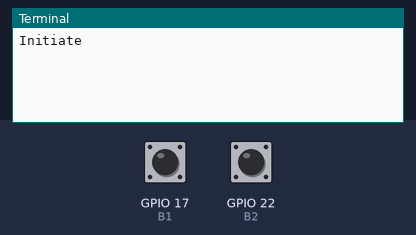
The program below on a simulated Raspberry Pi (BCM pin numbers). Shown: the last lines printed to the terminal. The test bench sets the inputs (shaded band); at power-on: GPIO 17 (B1) HIGH, GPIO 22 (B2) HIGH. Web requests get an empty 200 reply after 0.4 s.

Above: at 1.2 s.
1.3 s: GPIO 17 (B1) pulled LOW for 0.15 s
At 1.6 s:
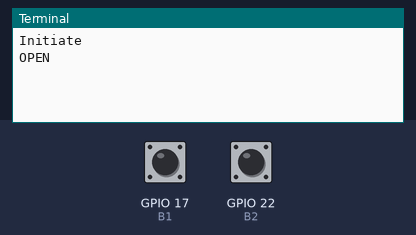
2.9 s: GPIO 22 (B2) pulled LOW for 0.15 s
At 4.1 s:
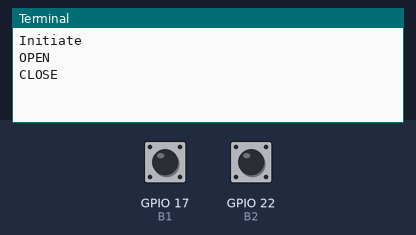

Measured:
- after the input at 1.3 s, the terminal: prints a new line at once (image 1)
- after the input at 2.9 s, the terminal: prints a new line at once (image 2)

The program:

button.py
```python
import RPi.GPIO as gp
from time import sleep
import requests

B1 = 17
B2 = 22
#pin = 18

gp.setmode(gp.BCM)
gp.setwarnings(False)
gp.setup(B1,gp.IN,pull_up_down=gp.PUD_UP)
gp.setup(B2, gp.IN,pull_up_down=gp.PUD_UP)
#gp.setup(pin, gp.OUT)

#p=gp.PWM(pin,50)
#p.start(0)
#left_angle = 8
#right_angle = 3
try:
    print("Initiate")
    while True:
        if gp.input(B1)==False:
            print("OPEN")
            requests.post("http://192.168.0.106:10023/openDoor")
            #p.ChangeDutyCycle(right_angle)
            sleep(0.5)
        elif gp.input(B2)==False:
            print("CLOSE")
            requests.post("http://192.168.0.106:10023/closeDoor")
            sleep(0.5)
        #else:
            #p.stop()
            #break
except KeyboardInterrupt:
    print("END")
gp.cleanup()
```
